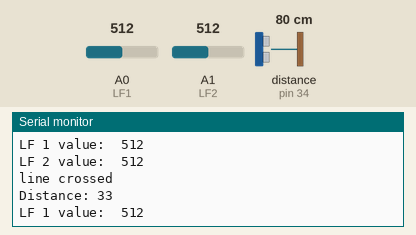
Recording of a sketch running on a simulated Arduino Mega 2560, built with avr-gcc and run on an emulated ATmega2560. On the bench: the last lines printed to the serial monitor. Wiring (inferred from the names in the program): ultrasonic range finder: trigger pin 36; echo pin 34. Inputs (shaded band) come from the test bench; at power-on: A0 (LF1) = 512, A1 (LF2) = 512, distance to the obstacle (sensor on pin 34) 80 cm. The echo pulse lasts 58.3 µs per cm.

Above: at 2.9 s.
3.0 s: A0 (LF1) set to 888
At 3.1 s:
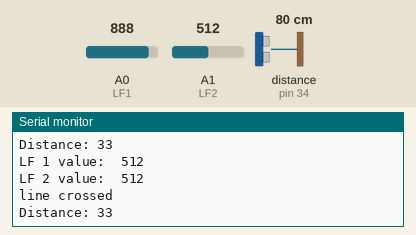
4.5 s: A0 (LF1) set to 915
At 4.68 s:
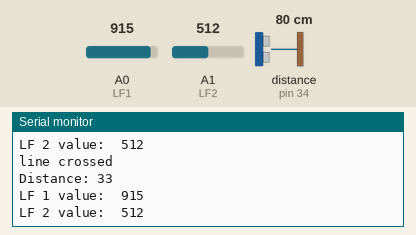
7.5 s: A1 (LF2) set to 11
At 7.65 s:
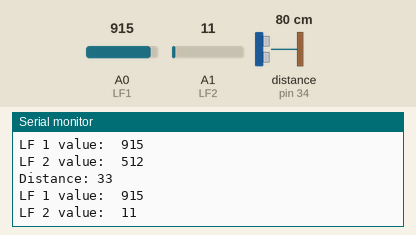
9.0 s: A1 (LF2) set to 8
At 9.03 s:
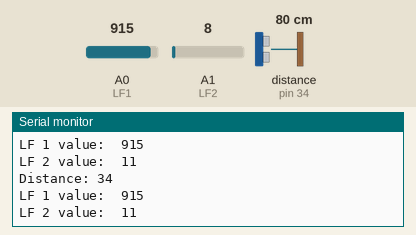
Timing chart, 0 to 12.0 s (numbered marks = the images above; inputs shaded):
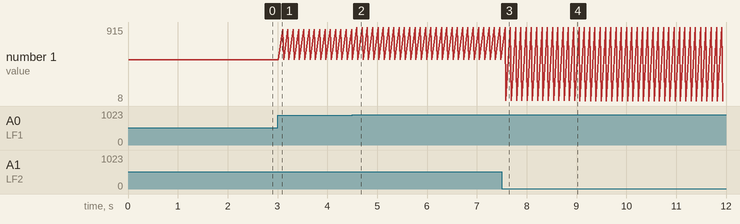

The sketch:

US_LFSensorTest_0413.ino
```cpp
#include <LiquidCrystal.h>

// defines pins numbers
const int trigPin = 36;
const int echoPin = 34;
const int US_LED = 26;

// defines variables
long duration;
int distance1;
int distance;

const int LF1 = A0;
const int LF2 = A1;
const int LF_LED = 27;


void setup() {
  pinMode(trigPin, OUTPUT); // Sets the trigPin as an Output
  pinMode(echoPin, INPUT); // Sets the echoPin as an Input
  Serial.begin(9600); // Starts the serial communication
}

void loop() {
  USDistance();
  LineFollow();
  delay(100);
}

void USDistance(){
  // Clears the trigPin
  digitalWrite(trigPin, LOW);
  delayMicroseconds(2);
  // Sets the trigPin on HIGH state for 10 micro seconds
  digitalWrite(trigPin, HIGH);
  delayMicroseconds(10);
  digitalWrite(trigPin, LOW);
  // Reads the echoPin, returns the sound wave travel time in microseconds
  duration = pulseIn(echoPin, HIGH);
  // Calculating the distance
  distance = (duration * 0.034 / 2);
  distance = (distance*.4474) - 1.285;
  // Prints the distance on the Serial Monitor
  if (distance >= 150){
    Serial.println("Sensor is clear");
  }
  else{
  // Serial.print("Serial read: ");
  // Serial.println(duration);
  Serial.print("Distance: ");
  Serial.println(distance);

}
  if (distance <= 13){
    Serial.print("Approaching wall");
    if (distance <= 6){
      Serial.print("Robot too close to wall, back up");
      digitalWrite(US_LED, HIGH);
    }
  }
  else{
    digitalWrite(US_LED, LOW);
  }


}

void LineFollow(){
  int counter = 0;
  int lineCross1 = analogRead(LF1);
  int lineCross2 = analogRead(LF2);
  Serial.print("LF 1 value:  ");
  Serial.println(lineCross1);

  Serial.print("LF 2 value:  ");
  Serial.println(lineCross2);
  int LED = 0;
  // CHANGE THESE THRESHOLD VALUES
  if (lineCross1 <= 900 && lineCross2 <= 900){ //tune threshold for LF
    counter = counter + 1;
    Serial.println("line crossed");
    //Serial.print("counter: "); Serial.println(counter);
    LED = HIGH;
  }
  else {
    LED = LOW;
  }
  digitalWrite(LF_LED, LED);
}
```

Measured:
- the behaviour switches between 900 and 901 on A0 (LF1) (found by bisection; images 1 and 2)
- after the input at 4.5 s, the serial monitor: prints a new line after 0.09 s (image 2)
- after the input at 7.5 s, the serial monitor: prints a new line after 0.08 s (image 3)
- plotted number 1: 512 → 888 after the input at 3.0 s, 512 → 11 after the input at 7.5 s, 11 → 8 after the input at 9.0 s
